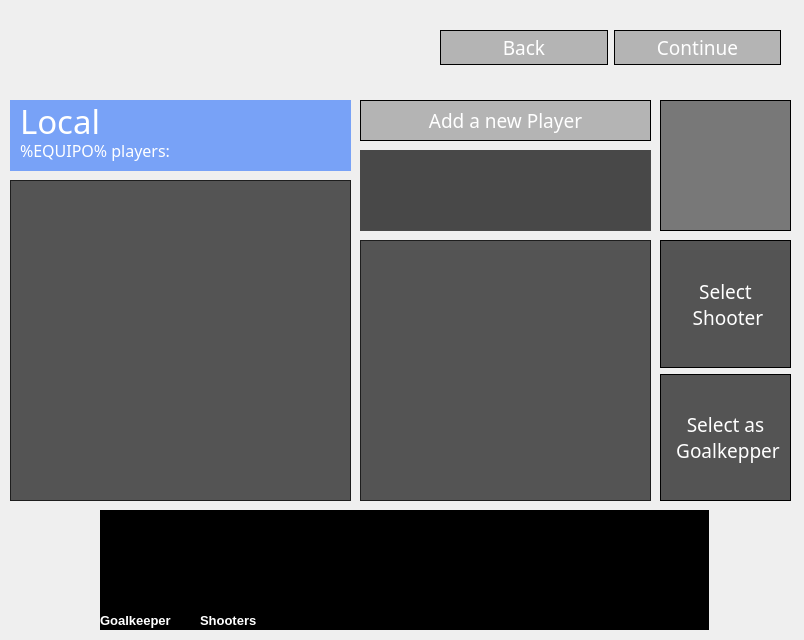
<?xml version="1.0" encoding="UTF-8"?>
<ui version="4.0">
 <class>VentanaPlayers</class>
 <widget class="QWidget" name="VentanaPlayers">
  <property name="geometry">
   <rect>
    <x>0</x>
    <y>0</y>
    <width>804</width>
    <height>640</height>
   </rect>
  </property>
  <property name="sizePolicy">
   <sizepolicy hsizetype="Fixed" vsizetype="Fixed">
    <horstretch>0</horstretch>
    <verstretch>0</verstretch>
   </sizepolicy>
  </property>
  <property name="minimumSize">
   <size>
    <width>804</width>
    <height>640</height>
   </size>
  </property>
  <property name="maximumSize">
   <size>
    <width>804</width>
    <height>640</height>
   </size>
  </property>
  <property name="windowTitle">
   <string notr="true">Player selection</string>
  </property>
  <widget class="QLabel" name="label">
   <property name="geometry">
    <rect>
     <x>-90</x>
     <y>-20</y>
     <width>931</width>
     <height>671</height>
    </rect>
   </property>
   <property name="font">
    <font>
     <pointsize>14</pointsize>
    </font>
   </property>
   <property name="text">
    <string/>
   </property>
   <property name="pixmap">
    <pixmap>images/players.jpg</pixmap>
   </property>
   <property name="scaledContents">
    <bool>true</bool>
   </property>
  </widget>
  <widget class="QLabel" name="label_3">
   <property name="geometry">
    <rect>
     <x>-20</x>
     <y>-40</y>
     <width>441</width>
     <height>151</height>
    </rect>
   </property>
   <property name="text">
    <string/>
   </property>
   <property name="pixmap">
    <pixmap>images/logo ce.png</pixmap>
   </property>
   <property name="scaledContents">
    <bool>true</bool>
   </property>
  </widget>
  <widget class="QLabel" name="modoLabel">
   <property name="geometry">
    <rect>
     <x>20</x>
     <y>80</y>
     <width>221</width>
     <height>81</height>
    </rect>
   </property>
   <property name="font">
    <font>
     <family>8514oem</family>
     <pointsize>25</pointsize>
    </font>
   </property>
   <property name="styleSheet">
    <string notr="true">color: rgb(255, 255, 255)</string>
   </property>
   <property name="text">
    <string>Local</string>
   </property>
  </widget>
  <widget class="QLabel" name="label_5">
   <property name="geometry">
    <rect>
     <x>10</x>
     <y>100</y>
     <width>341</width>
     <height>71</height>
    </rect>
   </property>
   <property name="styleSheet">
    <string notr="true">background: rgba(0, 85, 255,0.5)</string>
   </property>
   <property name="text">
    <string/>
   </property>
  </widget>
  <widget class="QListWidget" name="ListaJugadores">
   <property name="geometry">
    <rect>
     <x>10</x>
     <y>180</y>
     <width>341</width>
     <height>321</height>
    </rect>
   </property>
   <property name="font">
    <font>
     <pointsize>14</pointsize>
    </font>
   </property>
   <property name="styleSheet">
    <string notr="true">background: rgba(0, 0, 0, 0.65);
color: rgb(255, 255, 255)</string>
   </property>
  </widget>
  <widget class="QLabel" name="team_label">
   <property name="geometry">
    <rect>
     <x>20</x>
     <y>130</y>
     <width>321</width>
     <height>41</height>
    </rect>
   </property>
   <property name="font">
    <font>
     <family>Segoe MDL2 Assets</family>
     <pointsize>12</pointsize>
    </font>
   </property>
   <property name="styleSheet">
    <string notr="true">color:rgb(255, 255, 255)</string>
   </property>
   <property name="text">
    <string>%EQUIPO% players:</string>
   </property>
  </widget>
  <widget class="QLabel" name="playerName">
   <property name="geometry">
    <rect>
     <x>360</x>
     <y>150</y>
     <width>291</width>
     <height>81</height>
    </rect>
   </property>
   <property name="font">
    <font>
     <family>Segoe MDL2 Assets</family>
     <pointsize>14</pointsize>
    </font>
   </property>
   <property name="styleSheet">
    <string notr="true">background: rgba(0, 0, 0, 0.7);
color: rgb(255, 255, 255);
padding-left: 5px;</string>
   </property>
   <property name="text">
    <string/>
   </property>
  </widget>
  <widget class="QLabel" name="playerphoto">
   <property name="geometry">
    <rect>
     <x>660</x>
     <y>100</y>
     <width>131</width>
     <height>131</height>
    </rect>
   </property>
   <property name="sizePolicy">
    <sizepolicy hsizetype="Fixed" vsizetype="Fixed">
     <horstretch>0</horstretch>
     <verstretch>0</verstretch>
    </sizepolicy>
   </property>
   <property name="minimumSize">
    <size>
     <width>131</width>
     <height>131</height>
    </size>
   </property>
   <property name="maximumSize">
    <size>
     <width>131</width>
     <height>131</height>
    </size>
   </property>
   <property name="styleSheet">
    <string notr="true">background:rgba(0,0,0,0.5);
color: rgb(255, 255, 255);
border: 1px solid;</string>
   </property>
   <property name="text">
    <string/>
   </property>
   <property name="pixmap">
    <pixmap>images/Madrid.png</pixmap>
   </property>
   <property name="scaledContents">
    <bool>true</bool>
   </property>
  </widget>
  <widget class="QListWidget" name="dataList">
   <property name="geometry">
    <rect>
     <x>360</x>
     <y>240</y>
     <width>291</width>
     <height>261</height>
    </rect>
   </property>
   <property name="font">
    <font>
     <pointsize>12</pointsize>
    </font>
   </property>
   <property name="styleSheet">
    <string notr="true">background: rgba(0, 0, 0, 0.65);
color: rgb(255, 255, 255)</string>
   </property>
  </widget>
  <widget class="QWidget" name="horizontalLayoutWidget">
   <property name="geometry">
    <rect>
     <x>440</x>
     <y>30</y>
     <width>341</width>
     <height>35</height>
    </rect>
   </property>
   <layout class="QHBoxLayout" name="horizontalLayout">
    <item>
     <widget class="QPushButton" name="back">
      <property name="enabled">
       <bool>true</bool>
      </property>
      <property name="sizePolicy">
       <sizepolicy hsizetype="Minimum" vsizetype="Preferred">
        <horstretch>0</horstretch>
        <verstretch>0</verstretch>
       </sizepolicy>
      </property>
      <property name="font">
       <font>
        <family>Yu Gothic UI Semilight</family>
        <pointsize>14</pointsize>
       </font>
      </property>
      <property name="cursor">
       <cursorShape>PointingHandCursor</cursorShape>
      </property>
      <property name="styleSheet">
       <string notr="true">background:rgba(120, 120, 120, 0.5);
border: 1px solid;
color: rgb(255, 255, 255)</string>
      </property>
      <property name="text">
       <string>Back</string>
      </property>
     </widget>
    </item>
    <item>
     <widget class="QPushButton" name="continuar">
      <property name="sizePolicy">
       <sizepolicy hsizetype="Minimum" vsizetype="Preferred">
        <horstretch>0</horstretch>
        <verstretch>0</verstretch>
       </sizepolicy>
      </property>
      <property name="font">
       <font>
        <family>Yu Gothic UI Semilight</family>
        <pointsize>14</pointsize>
       </font>
      </property>
      <property name="cursor">
       <cursorShape>PointingHandCursor</cursorShape>
      </property>
      <property name="styleSheet">
       <string notr="true">background:rgba(120, 120, 120, 0.5);
color: rgb(255, 255, 255);
border: 1px solid;</string>
      </property>
      <property name="text">
       <string>Continue</string>
      </property>
     </widget>
    </item>
   </layout>
  </widget>
  <widget class="QPushButton" name="playerAdd">
   <property name="geometry">
    <rect>
     <x>360</x>
     <y>100</y>
     <width>291</width>
     <height>41</height>
    </rect>
   </property>
   <property name="sizePolicy">
    <sizepolicy hsizetype="Minimum" vsizetype="Preferred">
     <horstretch>0</horstretch>
     <verstretch>0</verstretch>
    </sizepolicy>
   </property>
   <property name="font">
    <font>
     <family>Yu Gothic UI Semilight</family>
     <pointsize>14</pointsize>
    </font>
   </property>
   <property name="cursor">
    <cursorShape>PointingHandCursor</cursorShape>
   </property>
   <property name="styleSheet">
    <string notr="true">background:rgba(120, 120, 120, 0.5);
border: 1px solid;
color: rgb(255, 255, 255)</string>
   </property>
   <property name="text">
    <string>Add a new Player</string>
   </property>
  </widget>
  <widget class="QWidget" name="verticalLayoutWidget">
   <property name="geometry">
    <rect>
     <x>660</x>
     <y>240</y>
     <width>131</width>
     <height>261</height>
    </rect>
   </property>
   <layout class="QVBoxLayout" name="verticalLayout">
    <item>
     <widget class="QPushButton" name="sSelect">
      <property name="sizePolicy">
       <sizepolicy hsizetype="Minimum" vsizetype="Preferred">
        <horstretch>0</horstretch>
        <verstretch>0</verstretch>
       </sizepolicy>
      </property>
      <property name="font">
       <font>
        <family>Yu Gothic UI Semilight</family>
        <pointsize>14</pointsize>
       </font>
      </property>
      <property name="cursor">
       <cursorShape>PointingHandCursor</cursorShape>
      </property>
      <property name="styleSheet">
       <string notr="true">background: rgba(0, 0, 0, 0.65);
color: rgb(255, 255, 255);
border: 1px solid;
</string>
      </property>
      <property name="text">
       <string>Select
 Shooter</string>
      </property>
     </widget>
    </item>
    <item>
     <widget class="QPushButton" name="gkSelect">
      <property name="sizePolicy">
       <sizepolicy hsizetype="Minimum" vsizetype="Preferred">
        <horstretch>0</horstretch>
        <verstretch>0</verstretch>
       </sizepolicy>
      </property>
      <property name="font">
       <font>
        <family>Yu Gothic UI Semilight</family>
        <pointsize>14</pointsize>
       </font>
      </property>
      <property name="cursor">
       <cursorShape>PointingHandCursor</cursorShape>
      </property>
      <property name="styleSheet">
       <string notr="true">background: rgba(0, 0, 0, 0.65);
color: rgb(255, 255, 255);
border: 1px solid;</string>
      </property>
      <property name="text">
       <string>Select as 
 Goalkepper</string>
      </property>
     </widget>
    </item>
   </layout>
  </widget>
  <widget class="QFrame" name="horizontalFrame_2">
   <property name="geometry">
    <rect>
     <x>100</x>
     <y>510</y>
     <width>609</width>
     <height>101</height>
    </rect>
   </property>
   <property name="styleSheet">
    <string notr="true">border: 2px solid #000;
background: #000;
</string>
   </property>
   <layout class="QHBoxLayout" name="horizontalLayout_2">
    <property name="spacing">
     <number>1</number>
    </property>
    <property name="sizeConstraint">
     <enum>QLayout::SetMinimumSize</enum>
    </property>
    <property name="leftMargin">
     <number>0</number>
    </property>
    <property name="topMargin">
     <number>0</number>
    </property>
    <property name="rightMargin">
     <number>0</number>
    </property>
    <property name="bottomMargin">
     <number>0</number>
    </property>
    <item>
     <widget class="QPushButton" name="gk">
      <property name="sizePolicy">
       <sizepolicy hsizetype="Fixed" vsizetype="Fixed">
        <horstretch>0</horstretch>
        <verstretch>0</verstretch>
       </sizepolicy>
      </property>
      <property name="minimumSize">
       <size>
        <width>100</width>
        <height>100</height>
       </size>
      </property>
      <property name="maximumSize">
       <size>
        <width>100</width>
        <height>100</height>
       </size>
      </property>
      <property name="cursor">
       <cursorShape>PointingHandCursor</cursorShape>
      </property>
      <property name="styleSheet">
       <string notr="true">padding-right: 5px;</string>
      </property>
      <property name="text">
       <string/>
      </property>
      <property name="icon">
       <iconset>
        <normaloff>images/myst.jpg</normaloff>images/myst.jpg</iconset>
      </property>
      <property name="iconSize">
       <size>
        <width>100</width>
        <height>100</height>
       </size>
      </property>
      <property name="flat">
       <bool>true</bool>
      </property>
     </widget>
    </item>
    <item>
     <widget class="QPushButton" name="s1">
      <property name="sizePolicy">
       <sizepolicy hsizetype="Fixed" vsizetype="Fixed">
        <horstretch>0</horstretch>
        <verstretch>0</verstretch>
       </sizepolicy>
      </property>
      <property name="minimumSize">
       <size>
        <width>100</width>
        <height>100</height>
       </size>
      </property>
      <property name="maximumSize">
       <size>
        <width>100</width>
        <height>100</height>
       </size>
      </property>
      <property name="cursor">
       <cursorShape>PointingHandCursor</cursorShape>
      </property>
      <property name="styleSheet">
       <string notr="true"/>
      </property>
      <property name="text">
       <string/>
      </property>
      <property name="icon">
       <iconset>
        <normaloff>images/myst.jpg</normaloff>images/myst.jpg</iconset>
      </property>
      <property name="iconSize">
       <size>
        <width>100</width>
        <height>100</height>
       </size>
      </property>
      <property name="flat">
       <bool>true</bool>
      </property>
     </widget>
    </item>
    <item>
     <widget class="QPushButton" name="s2">
      <property name="sizePolicy">
       <sizepolicy hsizetype="Fixed" vsizetype="Fixed">
        <horstretch>0</horstretch>
        <verstretch>0</verstretch>
       </sizepolicy>
      </property>
      <property name="minimumSize">
       <size>
        <width>100</width>
        <height>100</height>
       </size>
      </property>
      <property name="maximumSize">
       <size>
        <width>100</width>
        <height>100</height>
       </size>
      </property>
      <property name="cursor">
       <cursorShape>PointingHandCursor</cursorShape>
      </property>
      <property name="styleSheet">
       <string notr="true"/>
      </property>
      <property name="text">
       <string/>
      </property>
      <property name="icon">
       <iconset>
        <normaloff>images/myst.jpg</normaloff>images/myst.jpg</iconset>
      </property>
      <property name="iconSize">
       <size>
        <width>100</width>
        <height>100</height>
       </size>
      </property>
      <property name="flat">
       <bool>true</bool>
      </property>
     </widget>
    </item>
    <item>
     <widget class="QPushButton" name="s3">
      <property name="sizePolicy">
       <sizepolicy hsizetype="Fixed" vsizetype="Fixed">
        <horstretch>0</horstretch>
        <verstretch>0</verstretch>
       </sizepolicy>
      </property>
      <property name="minimumSize">
       <size>
        <width>100</width>
        <height>100</height>
       </size>
      </property>
      <property name="maximumSize">
       <size>
        <width>100</width>
        <height>100</height>
       </size>
      </property>
      <property name="cursor">
       <cursorShape>PointingHandCursor</cursorShape>
      </property>
      <property name="styleSheet">
       <string notr="true"/>
      </property>
      <property name="text">
       <string/>
      </property>
      <property name="icon">
       <iconset>
        <normaloff>images/myst.jpg</normaloff>images/myst.jpg</iconset>
      </property>
      <property name="iconSize">
       <size>
        <width>100</width>
        <height>100</height>
       </size>
      </property>
      <property name="flat">
       <bool>true</bool>
      </property>
     </widget>
    </item>
    <item>
     <widget class="QPushButton" name="s4">
      <property name="sizePolicy">
       <sizepolicy hsizetype="Fixed" vsizetype="Fixed">
        <horstretch>0</horstretch>
        <verstretch>0</verstretch>
       </sizepolicy>
      </property>
      <property name="minimumSize">
       <size>
        <width>100</width>
        <height>100</height>
       </size>
      </property>
      <property name="maximumSize">
       <size>
        <width>100</width>
        <height>100</height>
       </size>
      </property>
      <property name="cursor">
       <cursorShape>PointingHandCursor</cursorShape>
      </property>
      <property name="styleSheet">
       <string notr="true"/>
      </property>
      <property name="text">
       <string/>
      </property>
      <property name="icon">
       <iconset>
        <normaloff>images/myst.jpg</normaloff>images/myst.jpg</iconset>
      </property>
      <property name="iconSize">
       <size>
        <width>100</width>
        <height>100</height>
       </size>
      </property>
      <property name="flat">
       <bool>true</bool>
      </property>
     </widget>
    </item>
    <item>
     <widget class="QPushButton" name="s5">
      <property name="sizePolicy">
       <sizepolicy hsizetype="Fixed" vsizetype="Fixed">
        <horstretch>0</horstretch>
        <verstretch>0</verstretch>
       </sizepolicy>
      </property>
      <property name="minimumSize">
       <size>
        <width>100</width>
        <height>100</height>
       </size>
      </property>
      <property name="maximumSize">
       <size>
        <width>100</width>
        <height>100</height>
       </size>
      </property>
      <property name="cursor">
       <cursorShape>PointingHandCursor</cursorShape>
      </property>
      <property name="styleSheet">
       <string notr="true"/>
      </property>
      <property name="text">
       <string/>
      </property>
      <property name="icon">
       <iconset>
        <normaloff>images/myst.jpg</normaloff>images/myst.jpg</iconset>
      </property>
      <property name="iconSize">
       <size>
        <width>100</width>
        <height>100</height>
       </size>
      </property>
      <property name="flat">
       <bool>true</bool>
      </property>
     </widget>
    </item>
   </layout>
  </widget>
  <widget class="QLabel" name="label_14">
   <property name="geometry">
    <rect>
     <x>100</x>
     <y>610</y>
     <width>101</width>
     <height>20</height>
    </rect>
   </property>
   <property name="styleSheet">
    <string notr="true">font-size: 13px;
font-weight: bold;
text-transform: uppercase;
color:#FFF;
background: #000;
text-align: center;
qproperty-alignment: AlignCenter;</string>
   </property>
   <property name="text">
    <string>Goalkeeper</string>
   </property>
  </widget>
  <widget class="QLabel" name="label_15">
   <property name="geometry">
    <rect>
     <x>200</x>
     <y>610</y>
     <width>509</width>
     <height>20</height>
    </rect>
   </property>
   <property name="styleSheet">
    <string notr="true">font-size: 13px;
font-weight: bold;
text-transform: uppercase;
color:#FFF;
background: #000;
text-align: center;
qproperty-alignment: AlignCenter;</string>
   </property>
   <property name="text">
    <string>Shooters</string>
   </property>
  </widget>
  <zorder>label</zorder>
  <zorder>label_3</zorder>
  <zorder>label_5</zorder>
  <zorder>modoLabel</zorder>
  <zorder>ListaJugadores</zorder>
  <zorder>team_label</zorder>
  <zorder>playerName</zorder>
  <zorder>playerphoto</zorder>
  <zorder>dataList</zorder>
  <zorder>horizontalLayoutWidget</zorder>
  <zorder>playerAdd</zorder>
  <zorder>verticalLayoutWidget</zorder>
  <zorder>horizontalFrame_2</zorder>
  <zorder>label_14</zorder>
  <zorder>label_15</zorder>
 </widget>
 <resources/>
 <connections/>
</ui>
